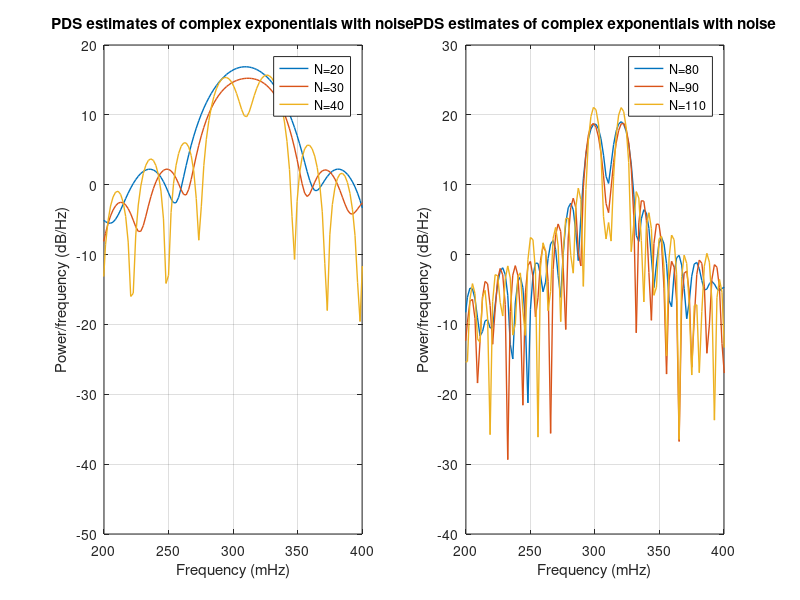

The MATLAB script that drew this image:
close all
clear all
clc

%% Generation of complex-valued signal with complex noise
fs=1;
N=[20,30,40,80,90,110];

figure(1);
subplot(1,2,1)
for i=1:3
    n = 0:N(i)-1;
    noise = 0.2/sqrt(2)*(randn(size(n))+1j*randn(size(n)));
    x = exp(1j*2*pi*0.3*n)+exp(1j*2*pi*0.32*n)+ noise;

    % Periodogram - Spectral estimation
    dF = fs/N(i); %indexing in Hz
    % Considering 512 frequency bins (512 fft points per Hz)
    % Increasing nFFT basically does zero padding.
    dF_new=fs/512; %To increase bins to 512, dF must be 1/512;
    K=dF_new/dF;
    [pxx,f] = periodogram(x,rectwin(N(i)),round(N(i)/K),fs);
    plot(f.*1000,pow2db(pxx),'Linewidth',1)
    hold on
end
xlabel('Frequency (mHz)','FontSize',11)
ylabel('Power/frequency (dB/Hz)','FontSize',11)
grid on
title('PDS estimates of complex exponentials with noise','FontSize',11)
legend('N=20','N=30','N=40','FontSize',9)
xlim([0.2 0.4].*1000)


figure(1);
subplot(1,2,2)
for i=4:6
    n = 0:N(i)-1;
    noise = 0.2/sqrt(2)*(randn(size(n))+1j*randn(size(n)));
    x = exp(1j*2*pi*0.3*n)+exp(1j*2*pi*0.32*n)+ noise;

    % Periodogram - Spectral estimation
    dF = fs/N(i); %indexing in Hz
    % Considering 512 frequency bins (512 fft points per Hz)
    % Increasing nFFT basically does zero padding.
    dF_new=fs/512; %To increase bins to 512, dF must be 1/512;
    K=dF_new/dF;
    [pxx,f] = periodogram(x,rectwin(N(i)),round(N(i)/K),fs);
    plot(f.*1000,pow2db(pxx),'Linewidth',1)
    hold on
end
xlabel('Frequency (mHz)','FontSize',11)
ylabel('Power/frequency (dB/Hz)','FontSize',11)
grid on
title('PDS estimates of complex exponentials with noise','FontSize',11)
legend('N=80','N=90','N=110','FontSize',9)
xlim([0.2 0.4].*1000)